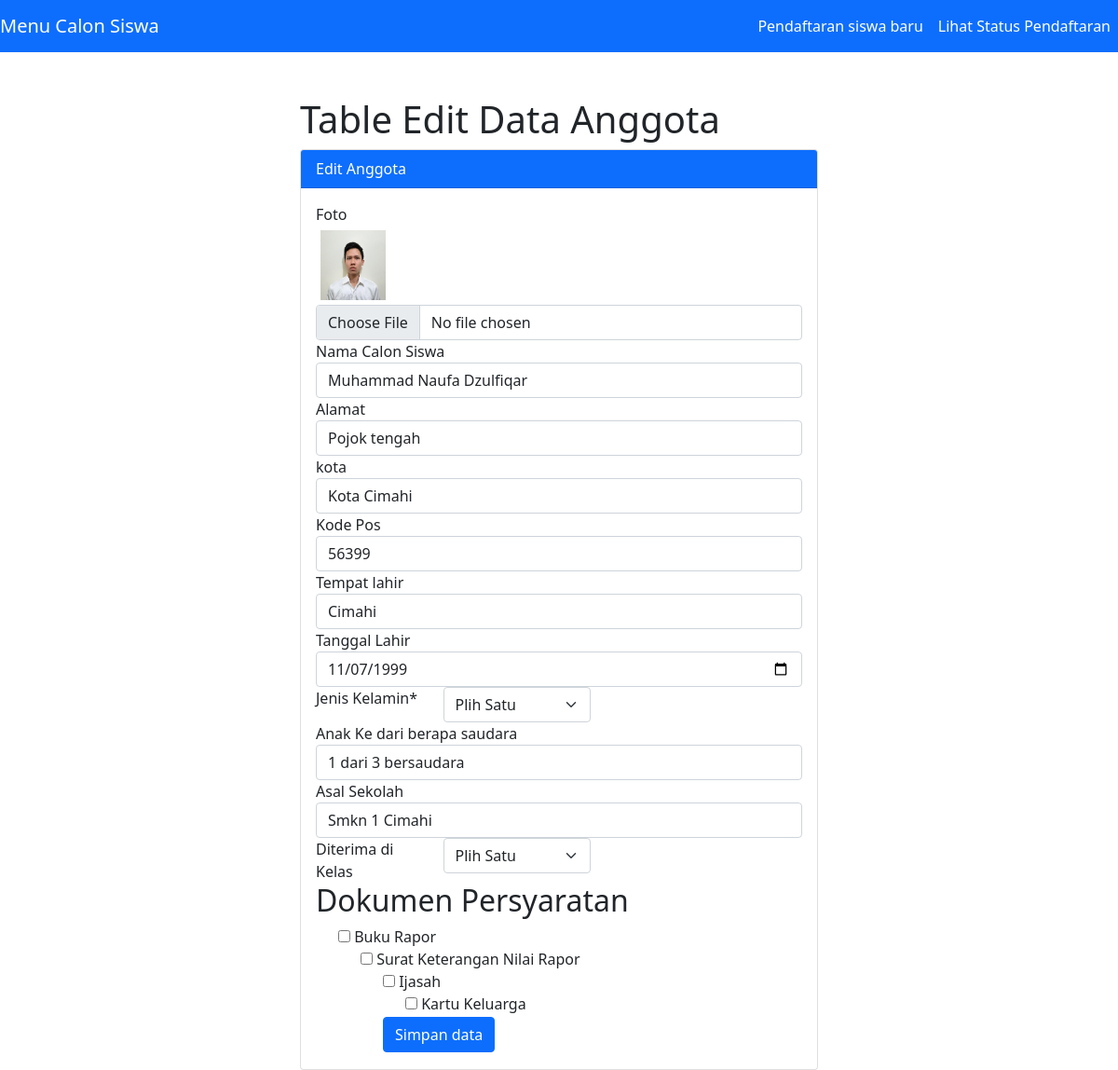
Page /edit_data.php?id_siswa=17 on the committed database.
### tables this page shows
CREATE TABLE `siswa` (
  `nama` varchar(50) NOT NULL,
  `alamat` text NOT NULL,
  `kota` text NOT NULL,
  `pos` int(10) NOT NULL,
  `ttl` varchar(50) NOT NULL,
  `jeniskelamin` text NOT NULL,
  `anak` text NOT NULL,
  `asal` text NOT NULL,
  `kelas` text NOT NULL,
  `status` text NOT NULL,
  `id_siswa` int(11) NOT NULL,
  `image` varchar(100) NOT NULL,
  `image_text` int(11) NOT NULL,
  `rapor_buku` varchar(50) NOT NULL,
  `rapor_nilai` varchar(50) NOT NULL,
  `ijasah` varchar(50) NOT NULL,
  `kk` varchar(50) NOT NULL,
  `date` date NOT NULL
);

### edit_data.php (the view, shortened to what this page needs)
<!DOCTYPE html>
<html>
<?php include('menu_siswa.php'); ?>
<link href="https://cdn.jsdelivr.net/npm/bootstrap@5.1.3/dist/css/bootstrap.min.css" rel="stylesheet">
<body>
	<div class="container col-md-6 mt-4">
		<h1>Table Edit Data Anggota</h1>
		<div class="card">
			<div class="card-header bg-primary text-white ">
				Edit Anggota
			</div>
			<div class="card-body">
				<?php
				include('koneksi.php');
                if(isset($_GET['id_siswa'])){
                    $id_siswa   =$_GET['id_siswa'];
                }
                else {
                    die ("Error. No ID Selected!");
                }
				$data = mysqli_query($db, "select * from siswa where id_siswa = '$id_siswa'");
				$siswa = mysqli_fetch_assoc($data);
				?>
				<label>Foto</label>
				<form action="" method="post" role="form" enctype="multipart/form-data">
                <?php echo "<div id='img_div'>";
      							  echo "<img src='img/".$siswa['image']."'>";?>
						<input type="file" name="image" required="" class="form-control">
					</div>
				<div class="form-group">
						<label>Nama Calon Siswa</label>
						<input type="text" name="nama" required="" class="form-control" value="<?= $siswa['nama'];?>">
					</div>
					<div class="form-group">
						<label>Alamat</label>
						<input type="text" name="alamat" required="" class="form-control" value="<?= $siswa['alamat'];?>">
					</div>
                    <div class="form-group">
						<label>kota</label>
						<input type="text" name="kota" required="" class="form-control" value="<?= $siswa['kota'];?>">
					</div>
                    <div class="form-group">
						<label>Kode Pos</label>
						<input type="text" name="pos" required="" class="form-control" value="<?= $siswa['pos'];?>">
					</div>
                    <div class="form-group">
						<label>Tempat lahir</label>
						<input type="text" name="ttl" required="" class="form-control" value="<?= $siswa['ttl'];?>">
					</div>
					<div class="form-group">
						<label>Tanggal Lahir</label>
						<input type="date" name="date" required="" class="form-control" value="<?= $siswa['date'];?>">
					</div>
					<div class="row form-group">
              <div class="col-md-3 text-md-left">
                <span class="label">Jenis Kelamin*</span>
              </div>
              <div class="col-md-4" >
                <select class="form-select" name="jeniskelamin" id="jeniskelamin" required="" >
                  <option value="Belum Memilih">Plih Satu</option>
                </select>
              </div>
            </div>
					<div class="form-group">
						<label>Anak Ke dari berapa saudara</label>
						<input type="text" name="anak" class="form-control" value="<?= $siswa['anak'];?>">
					</div>
                    <div class="form-group">
						<label>Asal Sekolah</label>
						<input type="text" name="asal" required="" class="form-control" value="<?= $siswa['asal'];?>">
					</div>
                    <div class="row form-group">
              <div class="col-md-3 text-md-left">
                <span class="label">Diterima di Kelas</span>
              </div>
              <div class="col-md-4">
                <select class="form-select" name="kelas" id="jeniskelamin">
                  <option value="Belum Memilih">Plih Satu</option>
                </select>
              </div>
            </div>
			<div class="form-group">
				<h2>Dokumen Persyaratan</h2>
				<div class="form-check">
				<input name="rapor_buku" type="checkbox" name="check[0]" value="Terisi" />
						Buku Rapor
					<div class="form-check">
					<input name="rapor_nilai" type="checkbox" name="check[0]" value="Terisi" />
						Surat Keterangan Nilai Rapor
					<div class="form-check">
					<input name="ijasah" type="checkbox" name="check[0]" value="Terisi" />
						Ijasah
					<div class="form-check">
					<input name="kk" type="checkbox" name="check[0]" value="Terisi" />
						Kartu Keluarga
			</div>
					<button type="submit" class="btn btn-primary" name="submit" value="simpan">Simpan data</button>
				</form>
			</div>
		</div>
	</div>
</body>
</html>

### menu_siswa.php (style rules this page uses)
html, body { font-family: 'Roboto', sans-serif; margin-left: 20px; margin-right: 20px; margin-top: 80px; }

### edit_data.php (style rules this page uses)
img { float: left; margin: 5px; width: 70px; height: 75px; }

### rows in the picture
siswa: image (picture), nama "Muhammad Naufa Dzulfiqar", alamat "Pojok tengah", kota "Kota Cimahi", pos "56399", ttl "Cimahi", date "11/07/1999", anak "1 dari 3 bersaudara", asal "Smkn 1 Cimahi"
